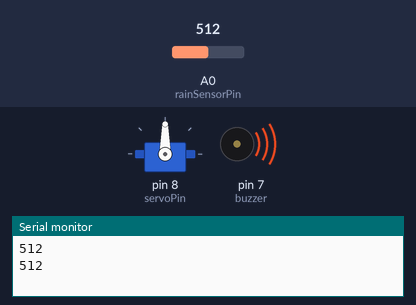
This sketch was run on a simulated Arduino Uno, built with avr-gcc and run on an emulated ATmega328P. Parts: servo, buzzer (waves = sounding, pin HIGH), the last lines printed to the serial monitor. The inputs (shaded band) are chosen by the test bench; at power-on: A0 (rainSensorPin) = 512.

Above: at 3.1 s.
3.2 s: A0 (rainSensorPin) set to 683
4.7 s: A0 (rainSensorPin) set to 712
At 7.3 s:
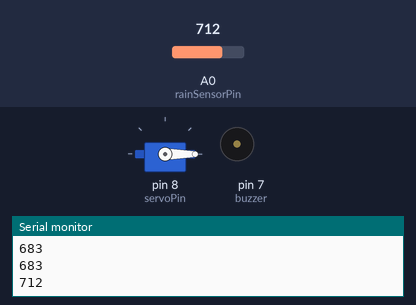
8.2 s: A0 (rainSensorPin) set to 690
At 8.95 s:
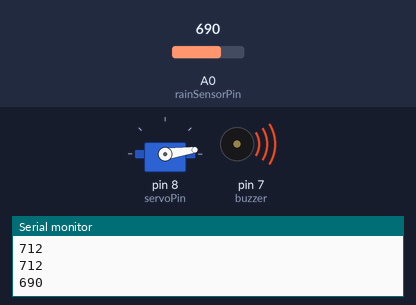
11.7 s: A0 (rainSensorPin) set to 710
At 12.34 s:
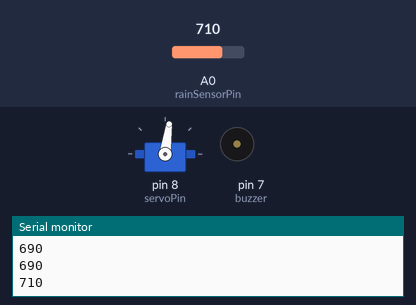
Timing chart, 0 to 15.1 s (numbered marks = the images above; inputs shaded):
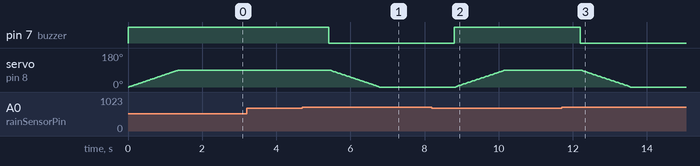

Measured:
- the behaviour switches between 699 and 700 on A0 (rainSensorPin) (found by bisection; images 0 and 1)
- after the input at 4.7 s, pin 7 (buzzer): HIGH → LOW after 0.72 s; servo on pin 8 (servoPin): moves from 90° to 0° over 1.3 s, starting after 0.75 s
- after the input at 8.2 s, pin 7 (buzzer): LOW → HIGH after 0.61 s; servo on pin 8 (servoPin): moves from 0° to 90° over 1.3 s, starting after 0.64 s
- after the input at 11.7 s, pin 7 (buzzer): HIGH → LOW after 0.50 s; servo on pin 8 (servoPin): moves from 90° to 0° over 1.3 s, starting after 0.53 s

The sketch:

CLOTHES_DYING_STATE_WITH_SERVO.ino
```cpp
#include <Servo.h>

Servo myServo;  // Create a Servo object
int rainSensorPin = A0;  // Define the analog pin for the raindrop sensor
int buzzer = 7;
int servoPin = 8;  // Define the digital pin for the servo motor
int threshold = 700;  // Set the threshold value to detect rain

void setup() {
  myServo.attach(servoPin);  // Attach the servo to the specified pin
  myServo.write(0);  // Initialize the servo position at 0 degrees
  pinMode(rainSensorPin, INPUT);  // Set the raindrop sensor pin as input
  pinMode(buzzer, OUTPUT);
  Serial.begin(9600);  // Initialize serial communication for debugging
}

void loop() {
  int sensorValue = analogRead(rainSensorPin);  // Read the value from the raindrop sensor
  Serial.println(sensorValue);  // Print the sensor value for debugging

  int currentPos = myServo.read();  // Get the current position of the servo

  if (sensorValue < threshold) {  // If rain is detected
    for (int pos = currentPos; pos <= 90; pos++) {  // Gradually move to 90 degrees
      myServo.write(pos);
      digitalWrite(buzzer, HIGH);
      delay(15);  // Small delay for smooth movement
    }
  } else {
    for (int pos = currentPos; pos >= 0; pos--) {  // Gradually move back to 0 degrees
      myServo.write(pos);
      digitalWrite(buzzer, LOW);
      delay(15);  // Small delay for smooth movement
    }
  }

  delay(1000);  // Wait for a second before reading the sensor again
}
```
